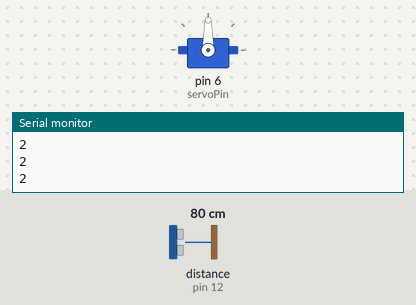
A sketch run on a simulated Arduino Uno, built with avr-gcc and run on an emulated ATmega328P. On the bench: servo, the last lines printed to the serial monitor. Wiring (inferred from the names in the program): ultrasonic range finder: trigger pin 11; echo pin 12. The test bench sets the inputs (shaded band); at power-on: distance to the obstacle (sensor on pin 12) 80 cm. The echo pulse lasts 58.3 µs per cm.

Above: at 1.2 s.
1.3 s: distance to the obstacle (sensor on pin 12) set to 21 cm
At 1.54 s:
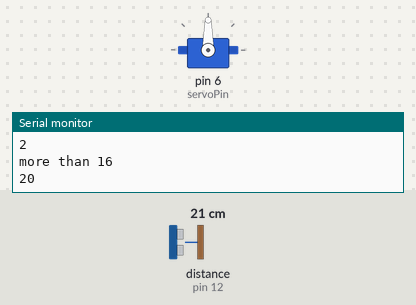
4.3 s: distance to the obstacle (sensor on pin 12) set to 16 cm
7.3 s: distance to the obstacle (sensor on pin 12) set to 35 cm
10.3 s: distance to the obstacle (sensor on pin 12) set to 2 cm
At 10.51 s:
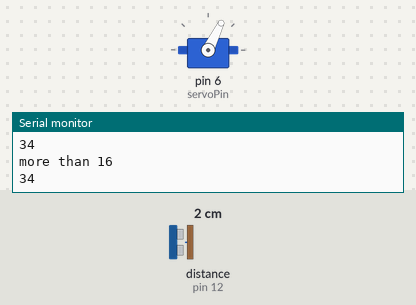
Timing chart, 0 to 14.3 s (numbered marks = the images above; inputs shaded):
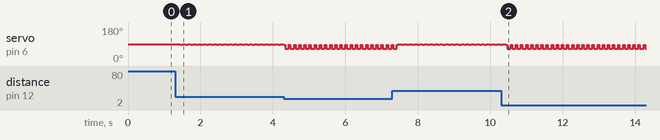

The sketch:

ball_balancer_ultrasonic.ino
```cpp
#include <Servo.h>
int servoPin = 6;
Servo servo;
int angle = 0;   // servo position in degrees
int trigPin = 11;    // Trigger
int echoPin = 12;    // Echo
long t1, t2, cm1 ,cm2, speed, inches;
void setup()
{
  Serial.begin(9600);
  pinMode(trigPin, OUTPUT);
  pinMode(echoPin, INPUT);
  servo.attach(servoPin);
  servo.write(90);
}

void ultrasonic(){
  // The sensor is triggered by a HIGH pulse of 10 or more microseconds.
  // Give a short LOW pulse beforehand to ensure a clean HIGH pulse:
  digitalWrite(trigPin, LOW);
  delayMicroseconds(5);
  digitalWrite(trigPin, HIGH);
  delayMicroseconds(10);
  digitalWrite(trigPin, LOW);
  // Read the signal from the sensor: a HIGH pulse whose
  // duration is the time (in microseconds) from the sending
  // of the ping to the reception of its echo off of an object.
  pinMode(echoPin, INPUT);
  t1 = pulseIn(echoPin, HIGH);
  cm1 = (t1/2) / 29.1;     // Divide by 29.1 or multiply by 0.0343
//  Serial.print(cm1);
//  Serial.println();
  delay(40);
}
//void loop() {
// servo.write(79);
//    }
void loop(){
//  if (cm1 >= 16 && cm1 <= 17){
//    servo.write(86);
//  }
ultrasonic();
if(cm1 >= 37){
  cm1 = 2;
  }
//else if ((cm1-cm2) > 1 || (cm1-cm2) < -1 ){
  else if(cm1 > 19 && cm1 < 36){
    servo.write(90);
    delay(100);
    servo.write(86);
    Serial.println("more than 16");
  }
  else if(cm1 <= 17 && cm1 >= 1){
    servo.write(64);
    delay(100);
    servo.write(86);
    Serial.println("less than 16");
  }
else{servo.write(86);}
//}
Serial.println(cm1);
cm2 = cm1;
}
```

Measured:
- after the input at 1.3 s, servo on pin 6 (servoPin): alternates 90° for 0.10 s and 86° for 0.04 s, starting after 0.16 s
